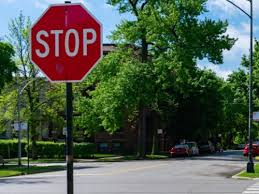
#> input picture image.jpeg, 259 x 194 px
$ python -i preprocessing.py   (imports and definitions only)
#> lines starting #> are read from the running program, lines starting #| are printed output that depends on the picture
import cv2
import numpy as np

# HSV color ranges per color name
HSV_COLOR_RANGES = {
    "red": [
        (np.array([0, 70, 50]), np.array([180, 255, 255])),
    ],
    "white": [
        (np.array([0,   0,   180]), np.array([180, 40,  255])),   # low saturation, high value
    ],
    "yellow": [
        (np.array([18,  80,  80]),  np.array([35,  255, 255])),
    ],
    "black": [
        (np.array([0,   0,   0]),   np.array([180, 255, 60])),
    ],
    "green": [
        (np.array([40,  50,  50]),  np.array([90,  255, 255])),
    ],
}

# Colors from each class
CLASS_COLORS = {
    "keepRight":          ["white", "black"],
    "merge":              ["black", "yellow"],
    "pedestrianCrossing": ["black", "yellow"],
    "signalAhead":        ["yellow", "black", "red", "green"],
    "speedLimit25":       ["white", "black"],
    "speedLimit35":       ["white", "black"],
    "stop":               ["white", "red"],
    "yield":              ["white", "red"],
    "yieldAhead":         ["white", "red", "black", "yellow"],
}


def to_grayscale(img):
    if len(img.shape) == 2:
        return img
    return cv2.cvtColor(img, cv2.COLOR_BGR2GRAY)


def apply_clahe(gray, clip_limit = 2.0, tile_size= (8, 8)):
    """
    Contrast Limited Adaptive Histogram Equalization to  handles shadows and glare well.
    """
    clahe = cv2.createCLAHE(clipLimit=clip_limit, tileGridSize=tile_size)
    return clahe.apply(gray)


def apply_sharpening(gray):
    """
    To enhances edges for better SIFT keypoints.
    """
    blurred = cv2.GaussianBlur(gray, (0, 0), sigmaX=3)
    sharpened = cv2.addWeighted(gray, 1.5, blurred, -0.5, 0)
    return sharpened


def upscale_if_small(img, min_size = 64):
    """
    Upscale small images before preprocessing.
    """
    h, w = img.shape[:2]
    if h < min_size or w < min_size:
        scale = min_size / min(h, w)
        # Inter cubic for interpolation
        img = cv2.resize(img, None, fx=scale, fy=scale, interpolation=cv2.INTER_CUBIC)
    return img


# [39 lines left out: functions _build_color_mask, build_class_mask, apply_mask_to_image, not called in this run]


# Preprocessing pipeline
def preprocess_query(img):
    """
    grayscale => CLAHE => sharpening

    Returns a preprocessed grayscale image ready for SIFT.
    """
    img = upscale_if_small(img)
    gray = to_grayscale(img)
    gray = apply_clahe(gray)
    gray = apply_sharpening(gray)
    return gray


# Preprocessing pipeline for a template image.
# [39 lines left out: functions preprocess_template, preprocess_query_for_class, preprocess_template_for_class, not called in this run]

>>> import cv2
>>> picture = cv2.imread('../image.jpeg')
#> picture is the input picture: shape (194, 259, 3); mean B, G, R 78.8, 92.8, 82.4
>>> result = preprocess_query(picture)
#> in to_grayscale, `return cv2.cvtColor(img, cv2.COLOR_BGR2GRAY)`:
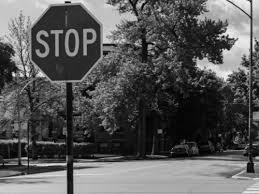
#> returned value: shape (194, 259); min 0, max 251, mean 88.1
#> in apply_clahe, `return clahe.apply(gray)`:
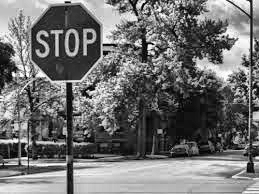
#> returned value: shape (194, 259); min 1, max 255, mean 112.3
#> in apply_sharpening, `blurred = cv2.GaussianBlur(gray, (0, 0), sigmaX=3)`:
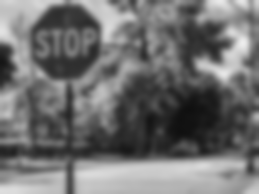
#> blurred: shape (194, 259); min 15, max 237, mean 112.3
#> in apply_sharpening, `sharpened = cv2.addWeighted(gray, 1.5, blurred, -0.5, 0)`:
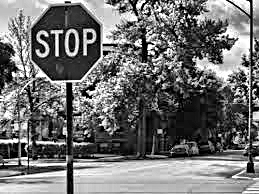
#> sharpened: shape (194, 259); min 0, max 255, mean 112.6
